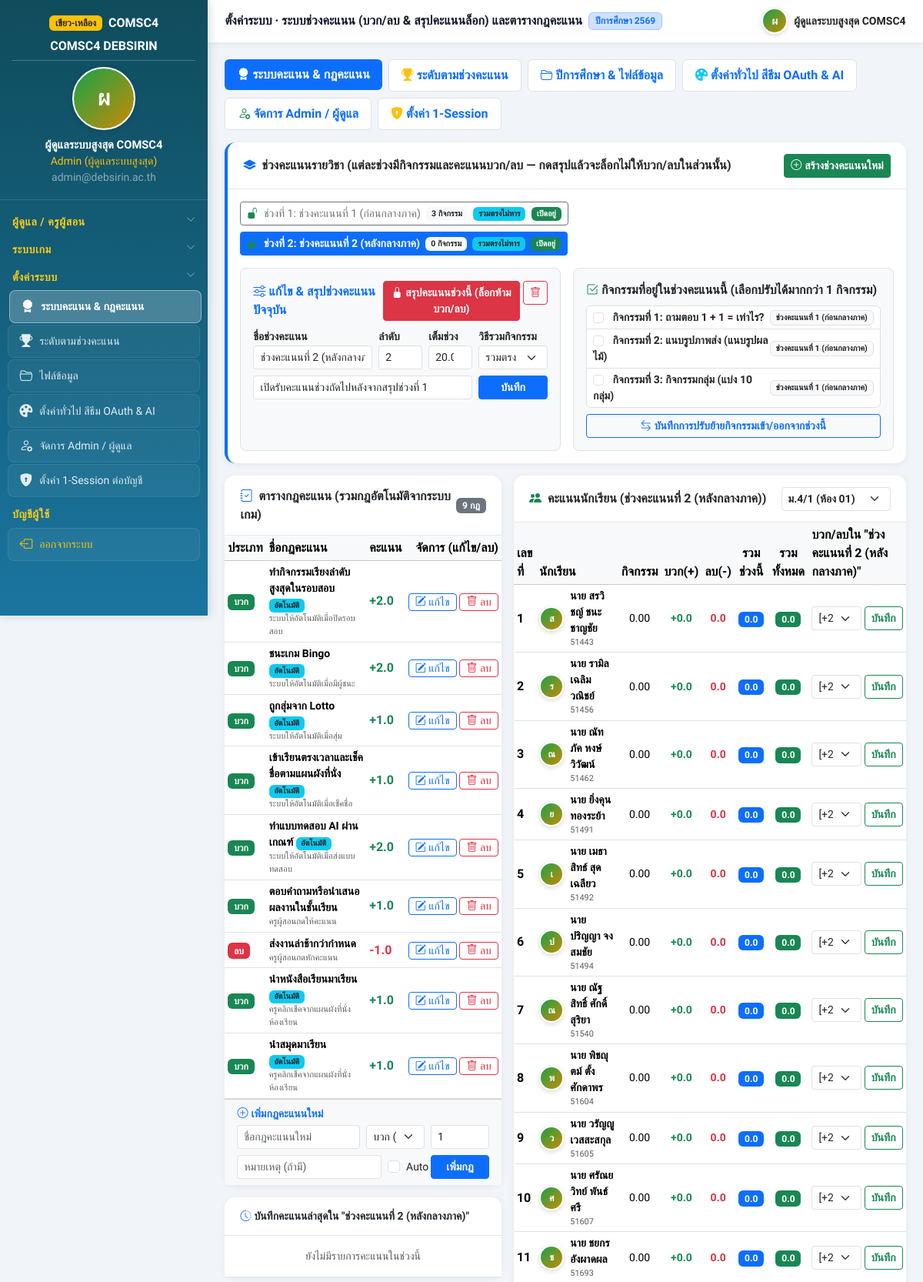
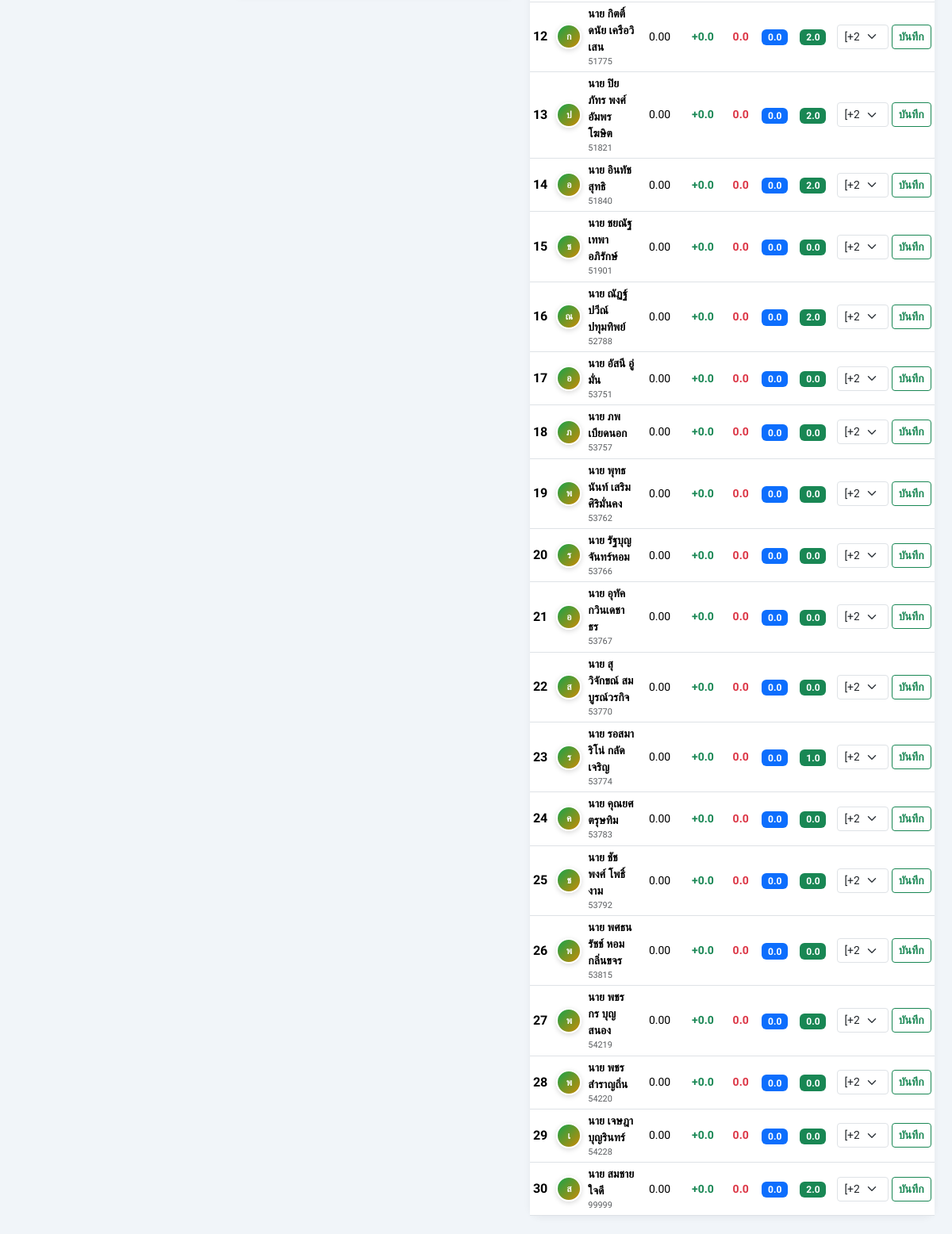
Page /teacher/scores/?period_id=2 (signed in) on the earlier database version (2 pictures, top to bottom).
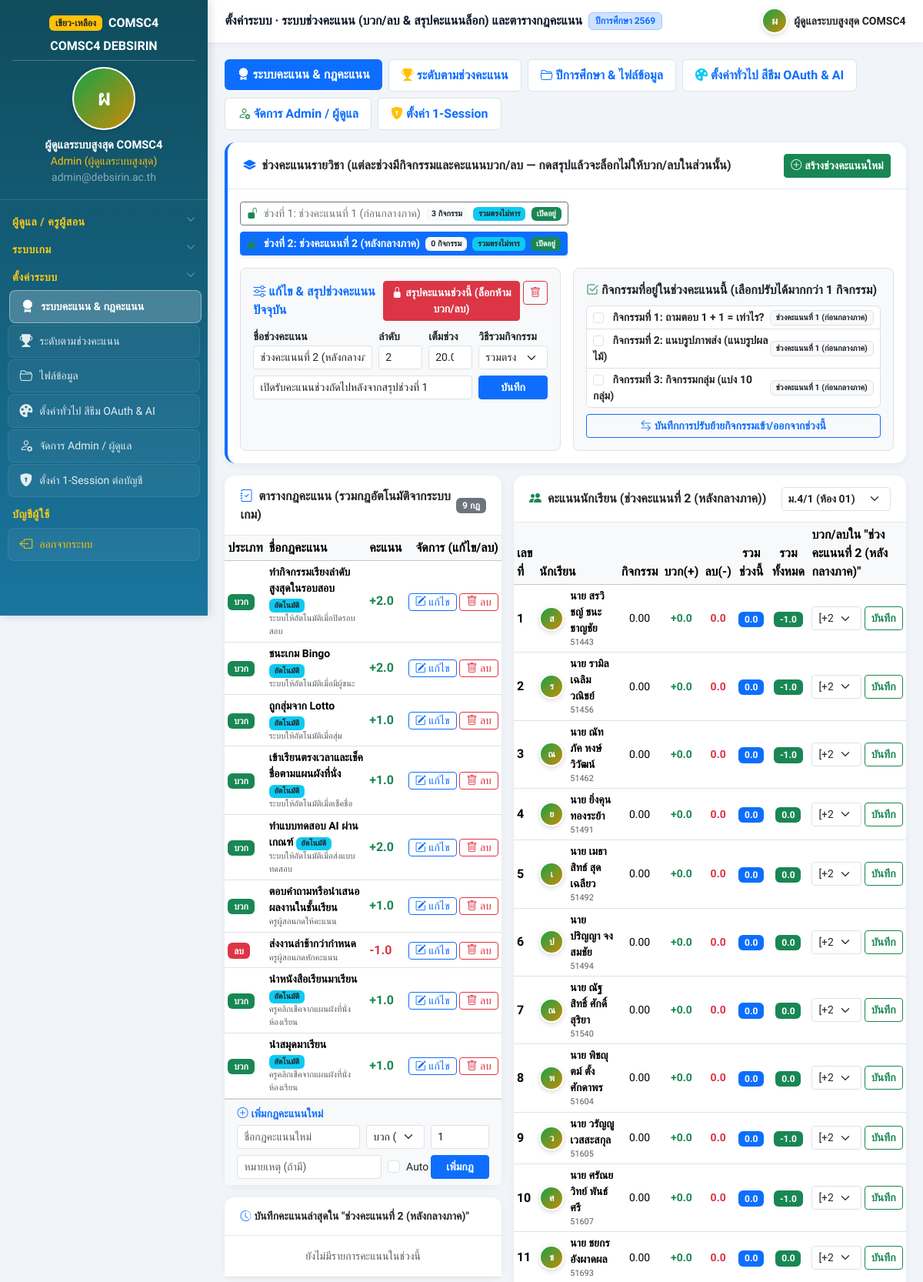
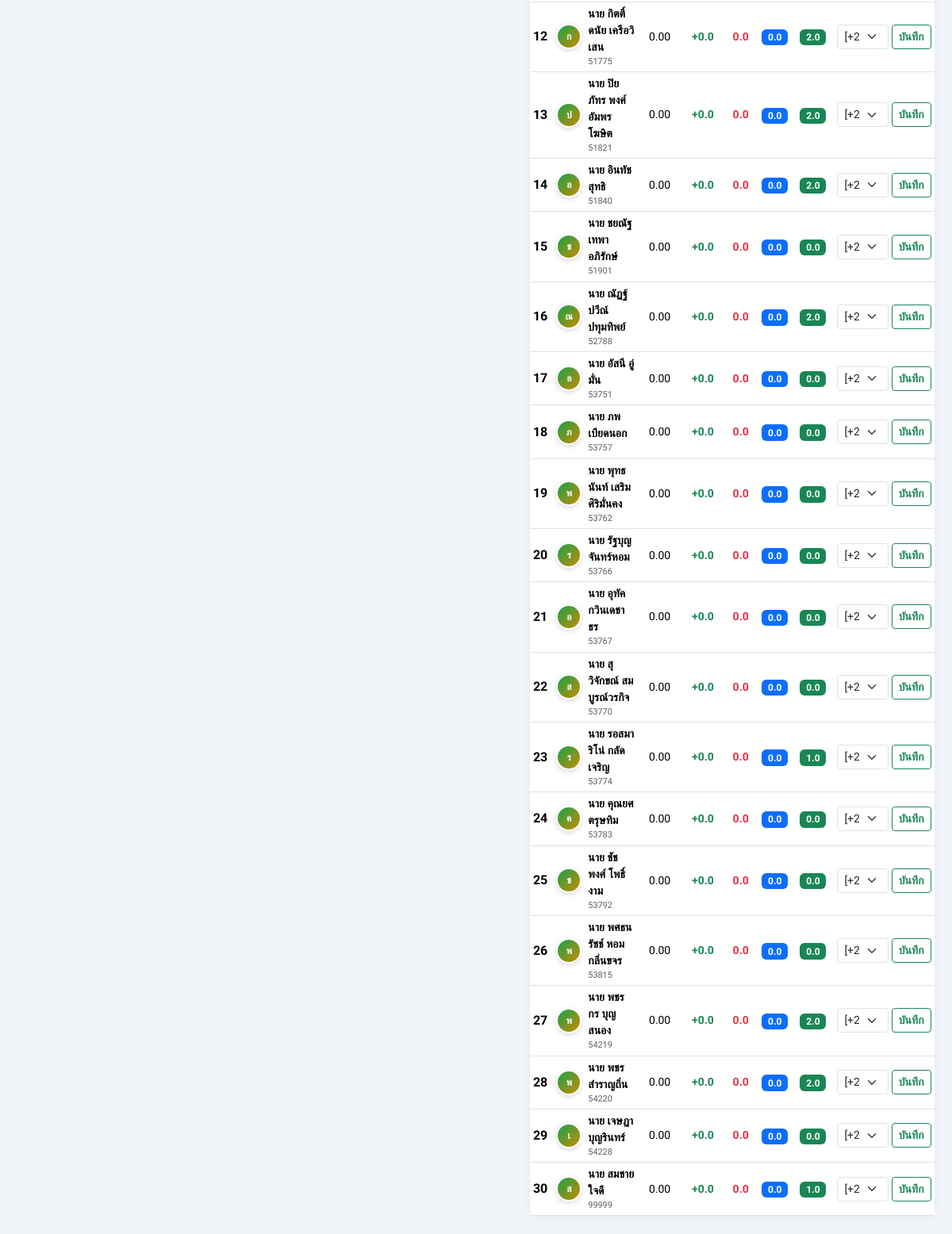
Same page on the later database version (2 pictures, top to bottom).
### core/models.py (models this page shows, shortened)
class User(AbstractBaseUser, PermissionsMixin):
    ROLE_ADMIN = 'admin'
    ROLE_TEACHER = 'teacher'
    ROLE_STUDENT = 'student'
    ROLE_CHOICES = [
        (ROLE_ADMIN, 'Admin (ผู้ดูแลระบบสูงสุด)'),
        (ROLE_TEACHER, 'ผู้ดูแล / ครูผู้สอน'),
        (ROLE_STUDENT, 'นักเรียน'),
    ]
    username = models.CharField('ชื่อผู้ใช้ / รหัสอ้างอิง', max_length=100, unique=True)
    student_id = models.CharField('เลขประจำตัวนักเรียน (5 หลัก)', max_length=15, null=True, blank=True, db_index=True)
    email = models.EmailField('อีเมลโรงเรียน (@debsirin.ac.th)', max_length=150, blank=True, db_index=True)
    title_prefix = models.CharField('คำนำหน้า', max_length=30, blank=True)
    first_name = models.CharField('ชื่อ', max_length=150, blank=True)
    last_name = models.CharField('นามสกุล', max_length=150, blank=True)
    classroom = models.ForeignKey(
        'Classroom', null=True, blank=True, on_delete=models.SET_NULL,
        related_name='students', verbose_name='ชั้น/ห้อง'
    )
    room_code = models.CharField('รหัสห้อง (เช่น 01-14)', max_length=20, blank=True, db_index=True)
    class_number = models.PositiveIntegerField('เลขที่', default=0, db_index=True)
    group_name = models.CharField('กลุ่มเรียน/กลุ่มย่อย', max_length=50, blank=True, default='A')
    role = models.CharField('บทบาท', max_length=15, choices=ROLE_CHOICES, default=ROLE_STUDENT, db_index=True)
    academic_year = models.CharField('ปีการศึกษา', max_length=20, blank=True, default='2569', db_index=True)
    profile_photo = models.ImageField('รูปประจำตัว', upload_to='profiles/', null=True, blank=True)
    total_score = models.FloatField('คะแนนรวม', default=0.0, db_index=True)
    allow_google_oauth = models.BooleanField('อนุญาตล็อกอินด้วย Google OAuth', default=True)
    allow_password_login = models.BooleanField('อนุญาตล็อกอินด้วยรหัสผ่าน (กรณีพิเศษ)', default=False)
    current_session_key = models.CharField('Session ปัจจุบัน', max_length=100, blank=True)
    current_device_info = models.CharField('อุปกรณ์ปัจจุบัน', max_length=255, blank=True)
    is_active = models.BooleanField('เปิดใช้งาน', default=True)
    created_at = models.DateTimeField(auto_now_add=True)
    updated_at = models.DateTimeField(auto_now=True)
    objects = UserManager()
    USERNAME_FIELD = 'username'
    REQUIRED_FIELDS = []
    class Meta:
        verbose_name = 'ผู้ใช้'
        verbose_name_plural = 'ผู้ใช้'
        ordering = ['room_code', 'class_number', 'student_id', 'username']
        constraints = [
            models.UniqueConstraint(
                fields=['student_id', 'academic_year'],
                condition=Q(role='student', student_id__isnull=False) & ~Q(student_id=''),
                name='uniq_student_id_per_academic_year',
            ),
        ]
    def get_full_name(self):
        parts = [self.title_prefix, self.first_name, self.last_name]
        name = ' '.join(p.strip() for p in parts if p and p.strip())
        return name or self.username
    @property
    def is_admin_role(self):
        return self.role == self.ROLE_ADMIN
    @property
    def is_teacher_role(self):
        return self.role in (self.ROLE_ADMIN, self.ROLE_TEACHER)
    @property
    def is_student_role(self):
        return self.role == self.ROLE_STUDENT
    @property
    def avatar_url(self):
        if self.profile_photo:
            try:
                return self.profile_photo.url
            except Exception:
                pass
        if hasattr(self, 'profile_record') and self.profile_record.profile_image_url:
            return self.profile_record.profile_image_url
        return ''
    @property
    def avatar_initial(self):
        if self.first_name:
            return self.first_name[0].upper()
        if self.username:
            return self.username[0].upper()
        return 'S'

### core/views.py (the view, shortened to what this page needs)
# urls.py: path('teacher/scores/', views.teacher_scores_view, name='teacher_scores'),
@teacher_required
def teacher_scores_view(request):
    room_code = request.GET.get('room') or request.POST.get('room') or '01'
    if room_code.isdigit():
        room_code = room_code.zfill(2)
    cur_yr = get_current_academic_year()
    active_period = get_active_score_period(cur_yr)
    periods = list(ScorePeriod.objects.filter(academic_year=cur_yr).prefetch_related('activities').all())
    sel_pid = request.GET.get('period_id') or request.POST.get('period_id')
    selected_period = (
        ScorePeriod.objects.filter(pk=sel_pid, academic_year=cur_yr).first()
        if sel_pid
        else active_period
    ) or (periods[0] if periods else active_period)
    def _scores_redir(pid=None):
        target_pid = pid or (selected_period.id if selected_period else '')
        return redirect(f'/teacher/scores/?room={room_code}&period_id={target_pid}')
    rules = ScoreRule.objects.all()
    classrooms = Classroom.objects.all()
    students = list(get_active_students_qs(cur_yr, room_code=room_code).order_by('class_number'))
    period_logs_map = compute_student_period_scores(
        selected_period,
        ScoreLog.objects.filter(score_period=selected_period, student__room_code=room_code),
    )
    student_rows = []
    for st in students:
        pstat = period_logs_map.get(
            st.id, {'raw_activity': 0.0, 'activity': 0.0, 'plus': 0.0, 'minus': 0.0, 'net': 0.0}
        )
        student_rows.append({
            'student': st,
            'raw_activity_pts': round(pstat['raw_activity'], 2),
            'activity_pts': round(pstat['activity'], 2),
            'plus_pts': round(pstat['plus'], 2),
            'minus_pts': round(pstat['minus'], 2),
            'period_net': round(pstat['net'], 2),
        })
    all_activities = list(LearningActivity.objects.filter(academic_year=cur_yr).select_related('score_period').order_by('id'))
    period_activity_ids = {a.id for a in all_activities if a.score_period_id == selected_period.id}
    recent_logs = ScoreLog.objects.filter(score_period=selected_period).select_related('student', 'rule', 'score_period').order_by('-created_at')[:30]
    selected_period_structure = compute_period_structure(selected_period) if selected_period else None
    return render(request, 'teacher/scores.html', {
        'rules': rules,
        'classrooms': classrooms,
        'selected_room': room_code,
        'periods': periods,
        'selected_period': selected_period,
        'selected_period_structure': selected_period_structure,
        'calc_mode_choices': ScorePeriod.CALC_MODE_CHOICES,
        'active_period': active_period,
        'all_activities': all_activities,
        'period_activity_ids': period_activity_ids,
        'students': students,
        'student_rows': student_rows,
        'recent_logs': recent_logs,
    })

### core/models.py (called while the page is built)
    def get_theme_colors(self):
        colors = dict(self.DEFAULT_THEME_COLORS)
        try:
            parsed = json.loads(self.theme_colors_json or '{}')
            if isinstance(parsed, dict):
                for k, v in parsed.items():
                    if k in colors and isinstance(v, str) and re.match(r'^#[0-9a-fA-F]{6}$', v.strip()):
                        colors[k] = v.strip()
        except Exception:
            pass
        return colors

    @classmethod
    def get(cls):
        obj, _ = cls.objects.get_or_create(pk=1)
        return obj

    def __str__(self):
        sign = '+' if self.rule_type == self.TYPE_PLUS else '-'
        return f'[{sign}{abs(self.points):g}] {self.name}'

### core/services.py (called while the page is built, shortened)
def get_active_score_period(academic_year=None):
    yr = (academic_year or get_current_academic_year()).strip()
    period = ScorePeriod.objects.filter(academic_year=yr, is_finalized=False).order_by('order_no', 'id').first()
    if period:
        return period

def get_current_academic_year():
    return (SystemSetting.get().current_academic_year or '2569').strip() or '2569'

### templates/teacher/scores.html (shortened to what the changed rows need)
{% extends 'base.html' %}
{% block content %}
<div class="row g-3">
  <div class="col-lg-5">
    <div class="card mb-3">
      <div class="card-body p-0">
        <div class="table-responsive">
          <table class="table table-sm table-hover align-middle mb-0">
            <thead class="table-light">
              <tr><th>ประเภท</th><th>ชื่อกฎคะแนน</th><th>คะแนน</th><th class="text-end">จัดการ (แก้ไข/ลบ)</th></tr>
            </thead>
          </table>
        </div>
      </div>
    </div>
  </div>
  <div class="col-lg-7">
    <div class="card">
      <div class="card-body p-0">
        <div class="table-responsive">
          <table class="table table-sm table-hover align-middle mb-0">
            <thead class="table-light">
              <tr>
                <th>เลขที่</th>
                <th>นักเรียน</th>
                <th class="text-center">กิจกรรม</th>
                <th class="text-center">บวก(+)</th>
                <th class="text-center">ลบ(-)</th>
                <th class="text-center">รวมช่วงนี้</th>
                <th class="text-center">รวมทั้งหมด</th>
                <th>บวก/ลบใน "{{ selected_period.name }}"</th>
              </tr>
            </thead>
            <tbody>
              {% for row in student_rows %}
              <tr>
                <td class="fw-bold">{{ row.student.class_number }}</td>
                <td>
                  <div class="d-flex align-items-center gap-2">
                    {% if row.student.avatar_url %}
                      <img src="{{ row.student.avatar_url }}" class="avatar-circle" style="width:32px;height:32px;">
                    {% else %}
                      <span class="avatar-circle" style="width:32px;height:32px;font-size:0.75rem;">{{ row.student.avatar_initial }}</span>
                    {% endif %}
                    <div>
                      <div class="fw-bold small">{{ row.student.get_full_name }}</div>
                      <div class="text-muted" style="font-size:0.68rem;">{{ row.student.student_id }}</div>
                    </div>
                  </div>
                </td>
                <td class="text-center small">
                  {{ row.activity_pts|floatformat:2 }}
                </td>
                <td class="text-center small text-success fw-bold">+{{ row.plus_pts|floatformat:1 }}</td>
                <td class="text-center small text-danger fw-bold">{{ row.minus_pts|floatformat:1 }}</td>
                <td class="text-center"><span class="badge bg-primary">{{ row.period_net|floatformat:1 }}</span></td>
                <td class="text-center"><span class="badge bg-success">{{ row.student.total_score|floatformat:1 }}</span></td>
                <td>
                  {% if selected_period.is_finalized %}
                    <span class="badge bg-danger"><i class="bi bi-lock-fill me-1"></i>สรุปแล้ว</span>
                  {% else %}
                    <form method="post" class="d-flex gap-1">
                      <select name="rule_id" class="form-select form-select-sm" style="max-width:170px;">
                        {% for r in rules %}
                        {% if r.is_active %}<option value="{{ r.id }}">{{ r }}</option>{% endif %}
                        {% endfor %}
                      </select>
                      <button type="submit" class="btn btn-sm btn-outline-success fw-bold">บันทึก</button>
                    </form>
                  {% endif %}
                </td>
              </tr>
              {% endfor %}
            </tbody>
          </table>
        </div>
      </div>
    </div>
  </div>
</div>
{% endblock %}

Differences in the rows shown:
changed User "นาย สรวิชญ์ ชนะชาญชัย": student.total_score "0.0" → "-1.0"
changed User "นาย รามิล เฉลิมวณิชย์": student.total_score "0.0" → "-1.0"
changed User "นาย ณัทภัค หงษ์วิวัฒน์": student.total_score "0.0" → "-1.0"
changed User "นาย วรัญญู เวสสะสกุล": student.total_score "0.0" → "-1.0"
changed User "นาย ศรัณยวิทย์ พันธ์ศรี": student.total_score "0.0" → "-1.0"
changed User "นาย พชรกร บุญสนอง": student.total_score "0.0" → "2.0"
changed User "นาย พชร สำราญถิ่น": student.total_score "0.0" → "2.0"
changed User "นาย สมชาย ใจดี": student.total_score "2.0" → "1.0"
